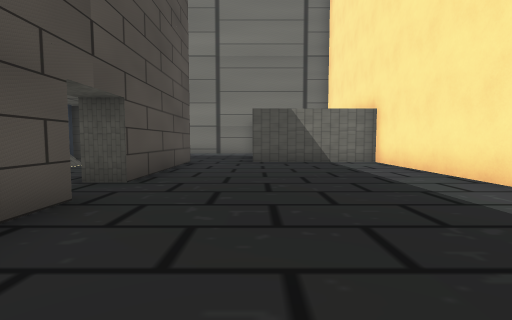
view 1 (above)

19 first-person views from a walk through a 3-D level made in the Godot game engine. The camera is 1.3 m above the floor, tilts 4° down and sees 85° across. The floor is counted in squares, 2 m on a side. Each view is taken from the middle of a square. On the plan, view 1 faces up. The plan holds only what a view shows up to about 9 squares ahead; the rest is blank. The place goes on beyond the plan. Some surface patterns are stand-ins.

view 2
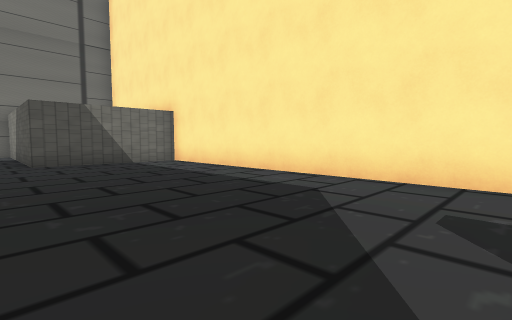

view 3
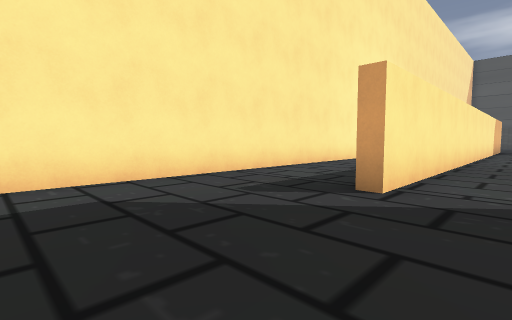

view 4
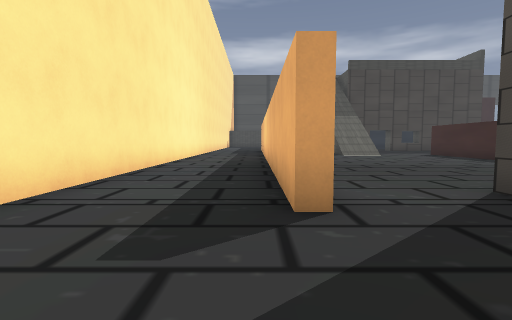

view 5
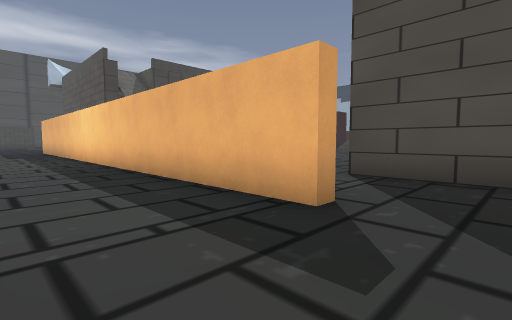

view 6
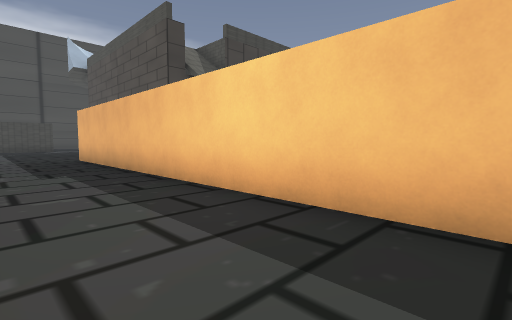

view 7
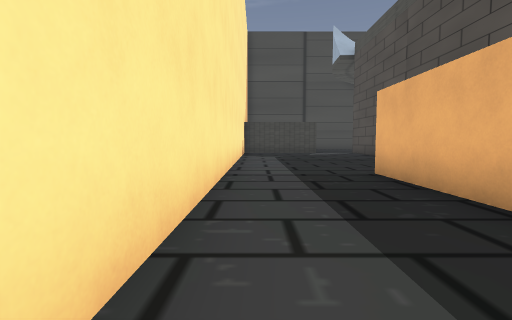

view 8
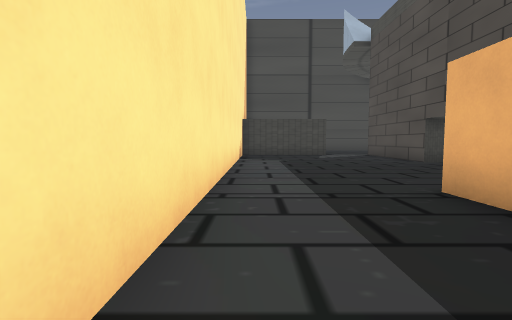

view 9
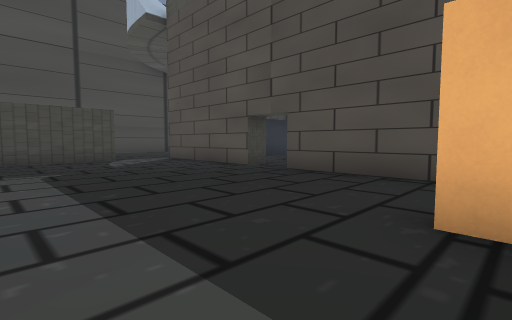

view 10
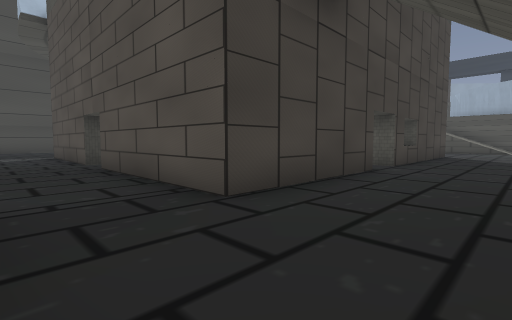

view 11
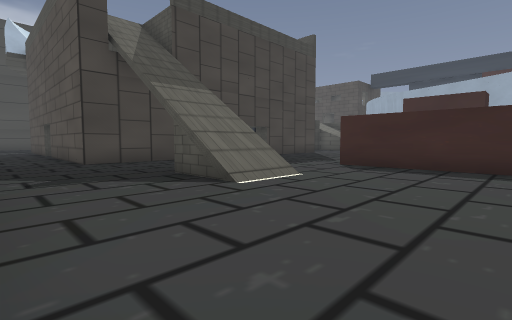

view 12
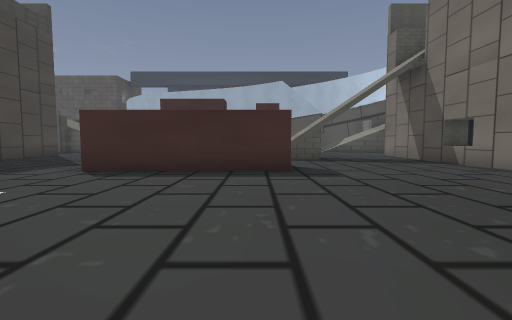

view 13
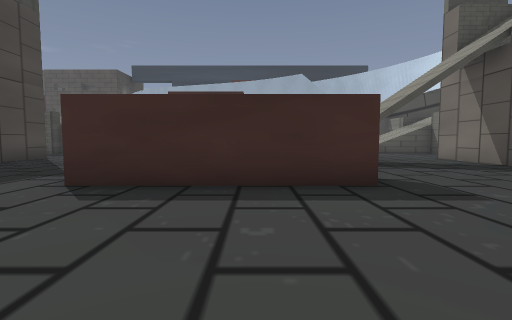

view 14
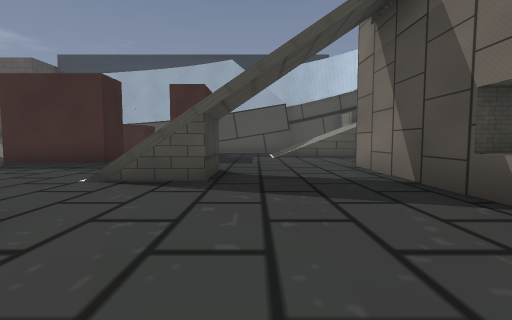

view 15
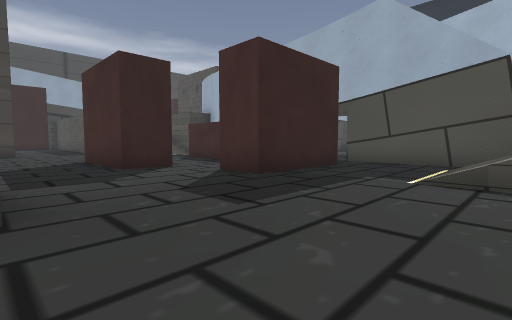

view 16
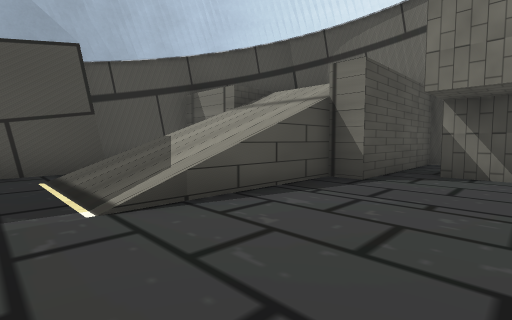

view 17
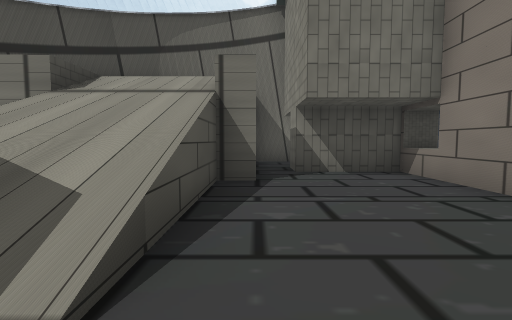

view 18
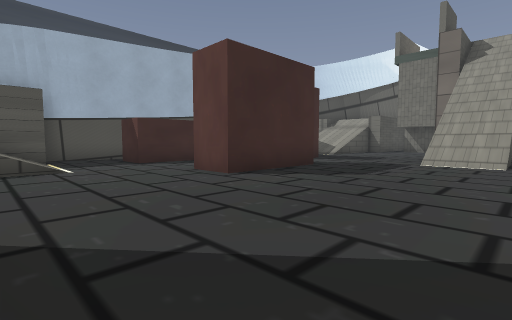

view 19
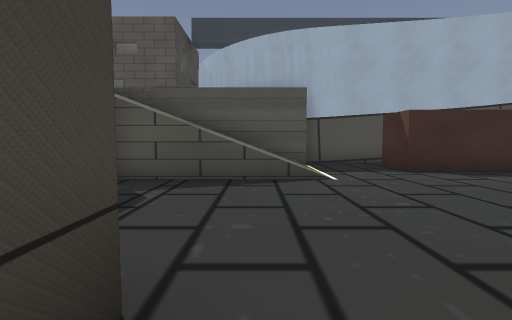

### Floor plan
Key: @ floor where view 1 was taken; # wall or solid block; x gap in a wall; . floor; / step, stairs or slope; = window, fence, low wall or low ledge; ^ raised ledge.
Columns run from 22 left of view 1 to 4 right of it. Each row starts with its distance up from view 1.
 12                       #
 11                       #
 10                       #
  9                     ..#####
  8                  #  #.....#
  7                     #.....#
  6                     #.....#
  5      ###           .#.....#
  4    ##  .           .......#
  3        .            #.....#
  2    /// x##          #.....#
  1 #  ///=..^          #.....#
  0 #  ///...#   #      #.@...#
 -1 #  ///...#######    #..#..#
 -2 ## ///...........  ....#..#
 -3  #.///.................#..#
 -4  #.....................#..#
 -5  #........//...........#..#
 -6  #.####...//...........#..#
 -7       #....... #.......#..#
 -8      ........  #.......#..
 -9     #..#.....  #.......#..
-10     #..#.....  #.......#..
-11  #.##..#..... ....//...#..
-12  #................//...#..#
-13  #................//...#..#
-14  # ///.................#..#
-15  # ///.................#..#
-16    ///...######.#####..#..#
-17    ///..            #.....#
-18    //               #.....#
-19                     #.....#
-20                     ......#
-21                    .......#
-22                    .#.....#
-23                     #.....
-24                     #.....
-25                      .....
-26                       ####

Positions as (right, up) in squares from view 1, and headings:
1: (0, 0), facing up
2: (-1, 0), facing up-right
3: (-1, 3), facing down-right
4: (1, 2), facing down
5: (3, 1), facing down-left
6: (3, -6), facing down-left
7: (3, -11), facing down
8: (3, -13), facing down
9: (3, -16), facing down-left
10: (0, -13), facing down-left
11: (0, -7), facing down-left
12: (-1, -7), facing left
13: (-3, -8), facing left
14: (-6, -4), facing left
15: (-12, -2), facing down-left
16: (-14, -4), facing up-left
17: (-16, -4), facing up
18: (-10, -15), facing up-left
19: (-12, -15), facing left
